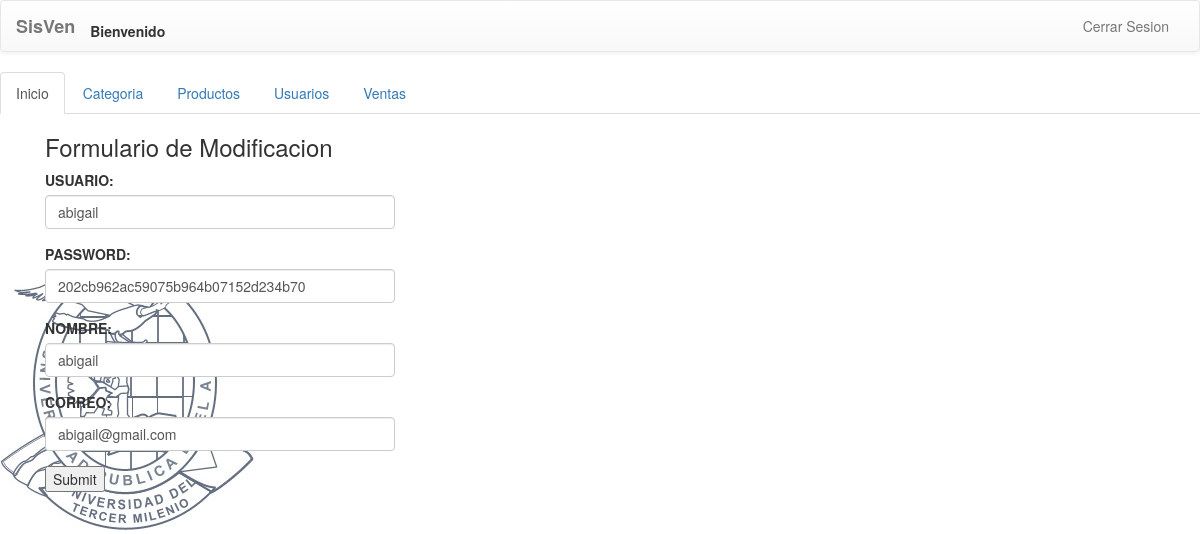
/usuario/modificar.php?id=1, run on the app's committed database.
### tables this page shows
CREATE TABLE `usuario` (
  `id_usuario` int(11) NOT NULL,
  `usuario` varchar(50) NOT NULL,
  `clave` varchar(50) NOT NULL,
  `nombre` varchar(50) NOT NULL,
  `correo` varchar(50) NOT NULL
);

### usuario/modificar.php (the view, shortened to what this page needs)
<?php
include("../menu.php");
require('conexcion.php');
$id=$_GET['id'];
$query="SELECT * from usuario where id_usuario=$id";
$resultado=$mysqli->query($query);
$row=$resultado->fetch_assoc();
 ?>
<div class="container">
	<div class="col-md-4">
		<h3>Formulario de Modificacion</h3>
 <form action="edit.php" method="post">
<div class="form-group">
				<label for="fecha"> USUARIO:</label>
				<input type="text" class="form-control" placeholder="Introduce su usuario"  name="usuario" id="usuario" value="<?php echo $row['usuario'];?>">
			</div>
<div class="form-group">
				<label for="fecha"> PASSWORD:</label>
				<input type="text" class="form-control" placeholder="Introduce su password"  name="clave" id="clave" value="<?php echo $row['clave'];?>">
			</div>
<div class="form-group">
				<label for="fecha"> NOMBRE:</label>
				<input type="text" class="form-control" placeholder="Ingrese su nombre"  name="nombre" id="nombre" value="<?php echo $row['nombre'];?>">
			</div>
<div class="form-group">
				<label for="fecha"> CORREO:</label>
				<input type="text" class="form-control" placeholder="Introduce costo"  name="correo" id="correo" value="<?php echo $row['correo'];?>">
			</div>
<input type="submit" name="Enviar"><br>
 </form>
</body>
</html>

### data on the page
usuario: usuario "abigail", clave "202cb962ac59075b964b07152d234b70", nombre "abigail", correo "abigail@gmail.com"
